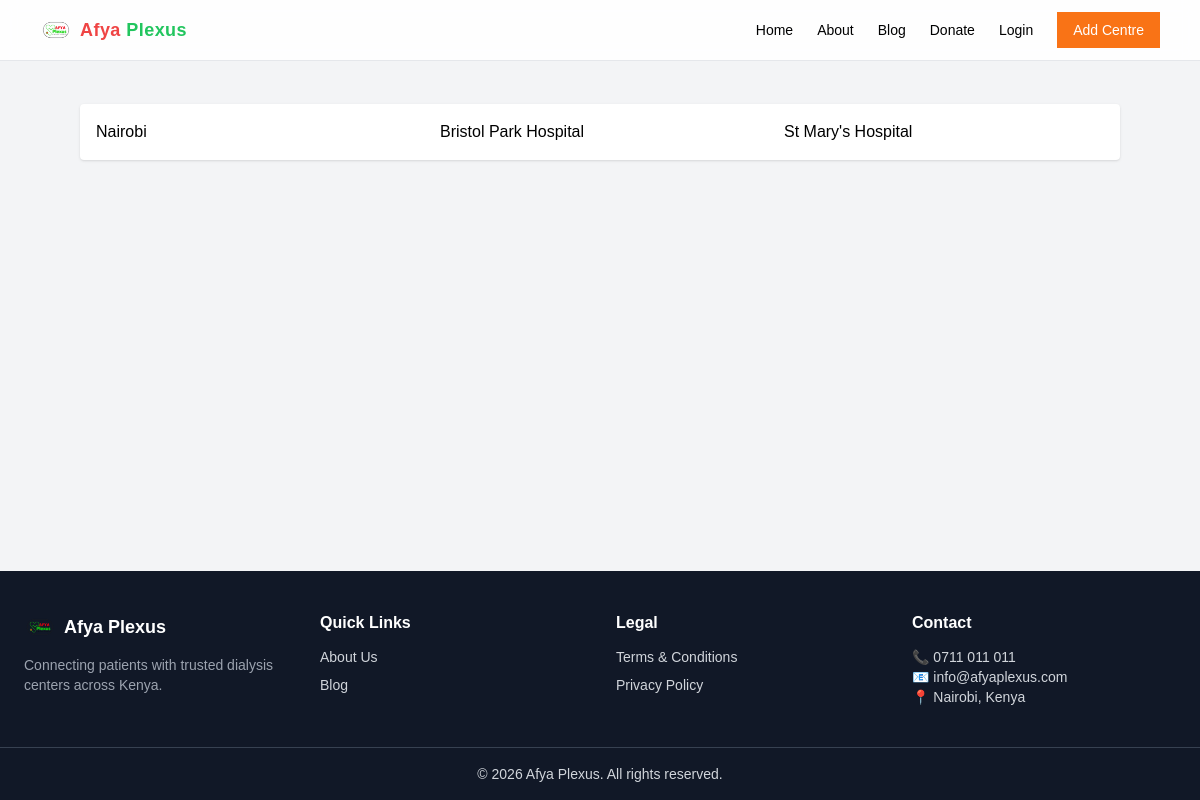
Screenshot of /d31f45c4-2dc9-11f1-98cb-b4a9fcea8668/county_centre with the database file from the repository.
### hospital/models.py (models this page shows, shortened)
class County(models.Model):
	id = models.UUIDField(primary_key=True, default=uuid.uuid1, editable=False)
	name = models.CharField(max_length=200)
	code = models.CharField(max_length=10,default='001')
	index = models.IntegerField(default=47)

class Hospital(models.Model):
	id = models.UUIDField(primary_key=True, default=uuid.uuid1, editable=False)
	name = models.CharField(max_length=200)
	mobile_number = models.CharField(max_length=20,default="-")
	alternative_number = models.CharField(max_length=20,default="-")
	email_address = models.CharField(max_length=100,default="-")
	website =models.CharField(max_length=100,null=True,blank=True)
	centre_type = models.CharField(max_length=200,default='Public')
	mobile_pysical = models.CharField(max_length=20,default='Physical')
	county = models.CharField(max_length=20,null=True,blank=True)
	constituent = models.CharField(max_length=20,null=True,blank=True)
	location = models.TextField(null=True,blank=True)
	google_pin = models.CharField(max_length=50,null=True,blank=True)
	ward = models.CharField(max_length=20,null=True,blank=True)
	description = models.TextField(null=True,blank=True)
	date = models.DateField(default=timezone.now)
	user = models.ForeignKey(User, related_name='hospital', on_delete=models.SET_NULL,null=True,blank=True)
	status = models.CharField(max_length=20,default='active')
	image = models.FileField(upload_to='hospital/%Y/%m/%d/'')/%Y/%m/%d/',blank=True,null=True)
	latitude = models.FloatField(null=True, blank=True)
	longitude = models.FloatField(null=True, blank=True)

### hospital/views.py (the view)
# urls.py: path('<uuid:pk>/county_centre', views.county_centre, name='county_centre'),
def county_centre(request,pk):
	county = get_object_or_404(County,pk=pk)
	county_name = (county.name).capitalize()
	qs = Hospital.objects.filter(county=county_name)
	name = request.GET.get('name')
	constituent = request.GET.get('constituent')
	ward = request.GET.get('ward')
	if is_valid_queryparam(name):
		qs = qs.filter(name__icontains=name)
	if is_valid_queryparam(constituent):
		qs = qs.filter(constituent__icontains=constituent)
	if is_valid_queryparam(ward):
		qs = qs.filter(ward__icontains=ward)
	context = {
		'county':county,
		'hospital':qs,
	}
	return render(request, 'hospital/county_centre.html', context)

### hospital/views.py (called while the page is built)
def is_valid_queryparam(param):
    return param != '' and param is not None

### hospital/templates/hospital/county_centre.html
{% extends 'base.html' %}
{% load static %}
{% load humanize %}
{% block content %}
<div class="lg:px-10 py-6">
  <div class="grid lg:grid-cols-3 gap-6 bg-white p-4 rounded shadow">
    <p>{{county.name}}</p>
    {% for hospital in hospital %}
      <p> <a href="{% url 'centre_detail' pk=hospital.pk %}">{{hospital.name}}</a></p>
    {% endfor %}
  </div>
</div>
{% endblock %}

### static/styles.css (style rules this page uses)
body { font-family: Arial, sans-serif; }

### rows the page displays
County: name "Nairobi"
Hospital: name "Bristol Park Hospital"
Hospital: name "St Mary's Hospital"
